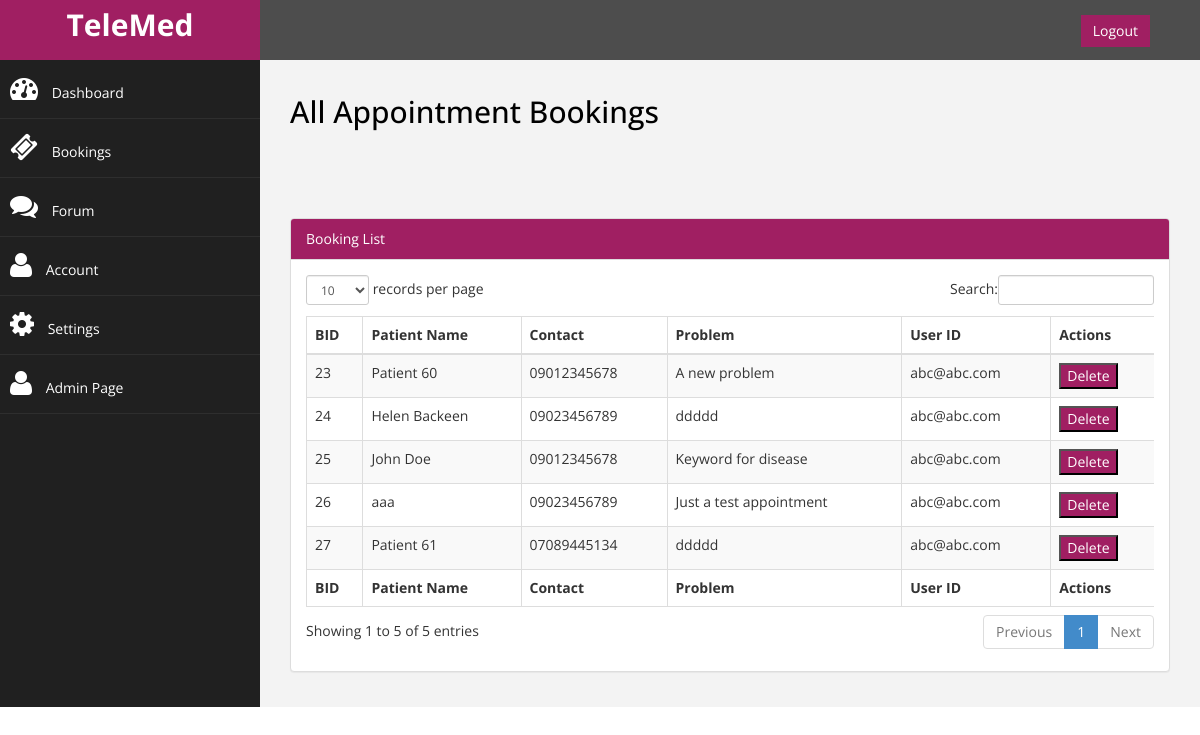
/admin/admin_list_booking.php (signed in), run on the app's committed database.
### tables this page shows
CREATE TABLE `bookings` (
  `id` int NOT NULL,
  `doctor` varchar(30) NOT NULL,
  `patient` varchar(30) NOT NULL,
  `contact` varchar(15) NOT NULL,
  `problem` varchar(50) NOT NULL,
  `user` varchar(30) NOT NULL,
  `agora_token` varchar(256) DEFAULT NULL,
  `agora_channel` varchar(100) DEFAULT NULL
);

### admin/admin_list_booking.php (the view, shortened to what this page needs)
<?php
include("header.php");
include_once '../database.php';
$query = "SELECT * FROM bookings";
$result = mysqli_query($conn,$query);
?>
                <div class="row">
                    <div class="col-md-12">
                     <h2 style="color:black">All Appointment Bookings</h2>
						<br>
						<br><br><br>
                    </div>
                </div>
            <div class="row">
                <div class="col-md-12">
                    <div class="panel panel-default">
                        <div class="panel-heading"  style="background-color:#a01f62;color:white;">
                             Booking List
                        </div>
                        <div class="panel-body">
                            <div class="table-responsive">
                                <table class="table table-striped table-bordered table-hover" id="dataTables-example">
                                    <thead>
                                        <tr>
                                            <th>BID</th>
                                            <th>Patient Name</th>
                                            <th>Contact</th>
                                            <th>Problem</th>
											<th>User ID</th>
											<th>Actions</th>
                                        </tr>
                                    </thead>
									<tfoot>
                                        <tr>
                                             <th>BID</th>
                                            <th>Patient Name</th>
                                            <th>Contact</th>
                                            <th>Problem</th>
											<th>User ID</th>
											<th>Actions</th>
                                        </tr>
                                    </tfoot>
                                    <tbody>
										<?php
					while($row = mysqli_fetch_array($result)){
							echo "<tr><td >" . $row['id'] . "</td>
							<td>" . $row['patient'] . "</td><td>" . $row['contact'] . "</td><td >" . $row['problem'] . "</td>
							<td >" . $row['user'] . "</td>
							<td><div class='field-actions'>
                            <div class='btn-group'>
							<form action='admin_list_booking.php' method='post'>
							  <button   name='delete_id' style='background-color:#a01f62;color:white;'  value='" . $row['id'] . "'   type='submit'>Delete</button>
							</from></div></div></td></tr>";
						}
				?>
                                    </tbody>
                                </table>
                            </div>
                        </div>
                    </div>
                </div>
            </div>
    </div>
            <?php
include("footer.php");
?>

### admin/assets/css/custom.css (style rules this page uses)
body { font-family: 'Open Sans', sans-serif; }
h2 { color: #f00; }

### data on the page
bookings: id "23", patient "Patient 60", contact "09012345678", problem "A new problem", user "abc@abc.com"
bookings: id "24", patient "Helen Backeen", contact "09023456789", problem "ddddd", user "abc@abc.com"
bookings: id "25", patient "John Doe", contact "09012345678", problem "Keyword for disease", user "abc@abc.com"
bookings: id "26", patient "aaa", contact "09023456789", problem "Just a test appointment", user "abc@abc.com"
bookings: id "27", patient "Patient 61", contact "07089445134", problem "ddddd", user "abc@abc.com"
